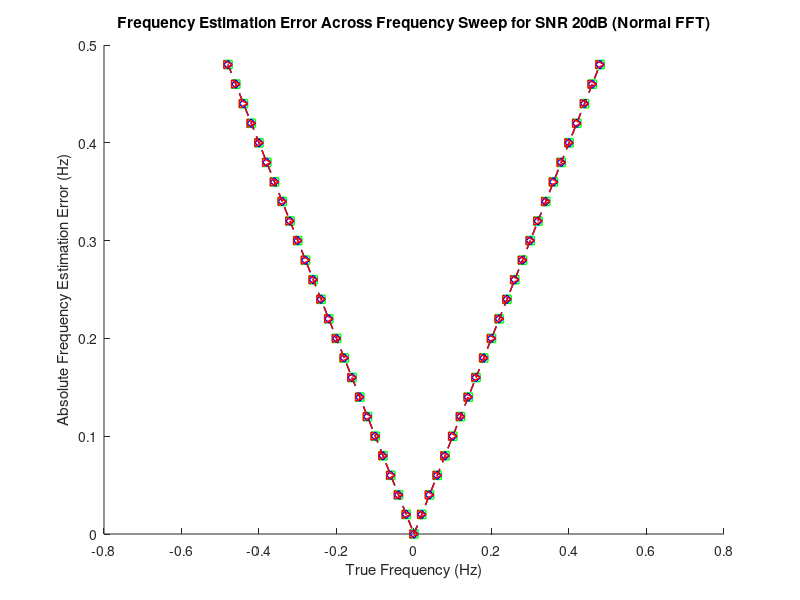
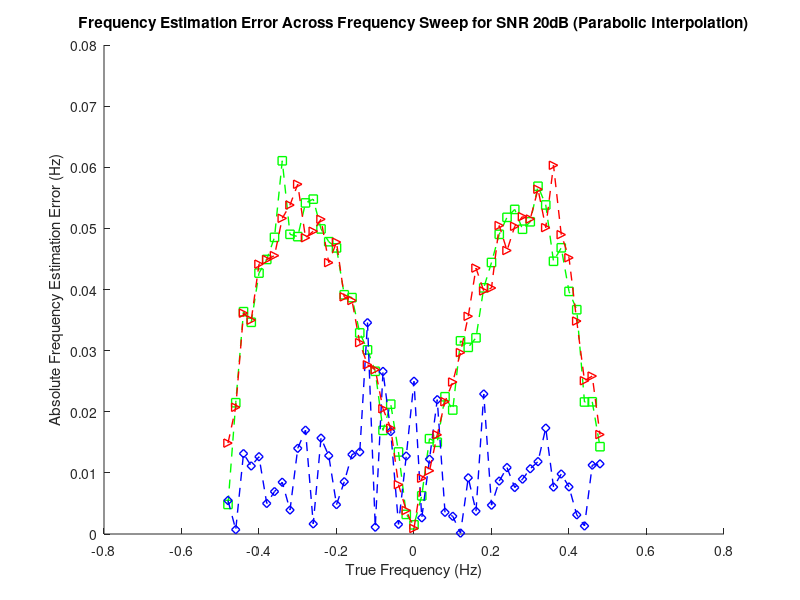
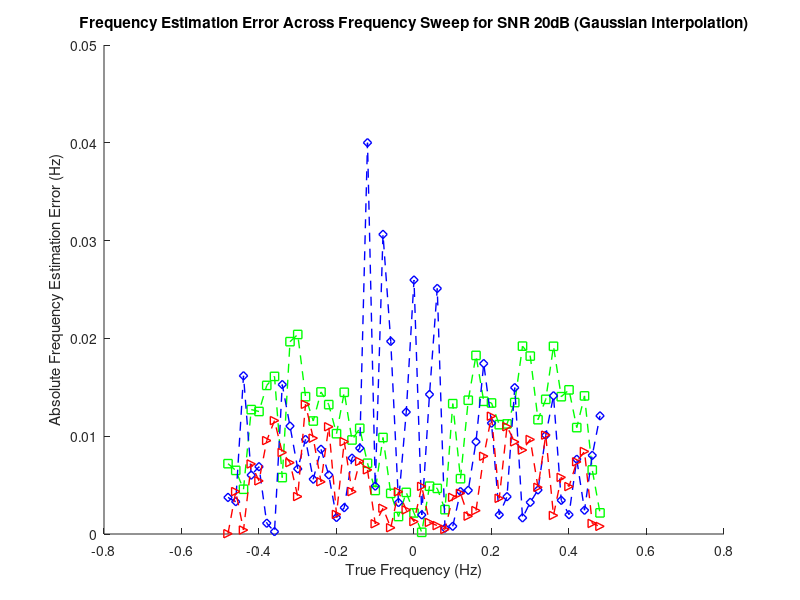
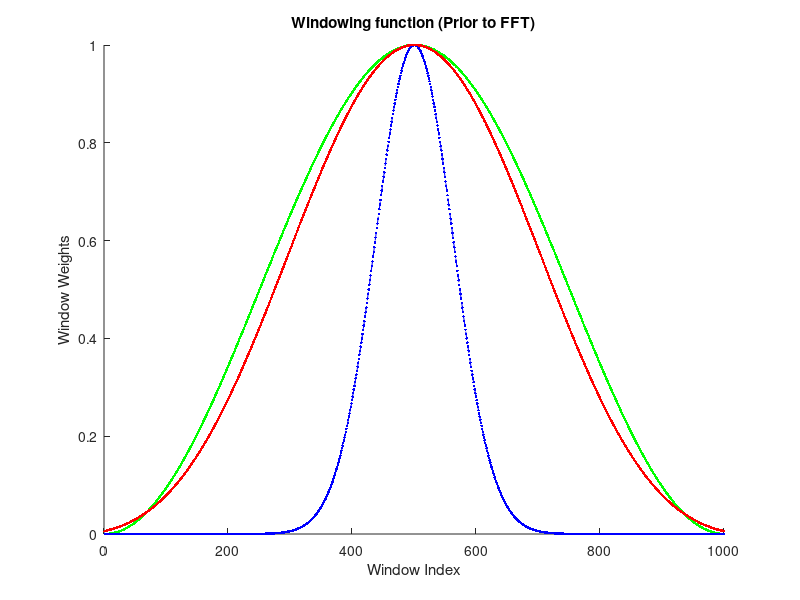

The MATLAB source for these figures, in order: (Note: this script raises an error after producing the figures.)
%% %%%%%%%%%%%%%%%%%%%%%%%%%%%%%%%%%%%%%%%%
%% Description: DSP Project (RMS)
%% Developers: Pramod Kumar (Sr.No.: 24997), Amrit Lal (Sr.No.: 24608) 
%% M.Tech (SP) 2024-26  IISc Bangalore
%% Start Date: 11/10/2024
%% Code Status: Completed
%% Remarks: Nil
%% Start Code
clc;clear all;close all;
% Parameters
fs = 1000;                  % Sampling frequency (Hz)
T = 1;                      % Duration (s)
A = 1;                      % Amplitude of the sine wave
SNR = 20;                   % Signal-to-noise ratio (dB)
N_fft = 1000;                % Number of points for FFT
freq_under_analysis=100 * fs / N_fft ;
freq_start = freq_under_analysis- fs / (2 * N_fft);  % Start frequency of the sweep (Hz)
freq_end = freq_under_analysis + fs / (2 * N_fft);    % End frequency of the sweep (Hz)
freq_step = 0.02;            % Step size for frequency sweep (Hz)
% Window types
window_types = {'hanning', 'gausswin', 'kaiser', 'cosine'};

%Initial plot conditions
figure(1);hold on;
figure(2);hold on;
figure(3);hold on;
figure(4);hold on;
colors = {'--gsquare','--bdiamond','--r>','--k.'};
colors2 = {'--g.','--b.','--r.','--k.'};
% Time vector
t = 0:1/fs:T-1/fs;

% Frequency vector for FFT output
f = fs * (0:(N_fft/2)) / N_fft;

% Initialize arrays for storing true and estimated frequencies
true_frequencies = freq_start+0.02:freq_step:freq_end-0.02;
estimated_frequencies = zeros(size(true_frequencies));
estimated_frequencies_int = zeros(size(true_frequencies));
estimated_frequencies_int2 = zeros(size(true_frequencies));

% Apply Window using inbuilt/generated functions
for j=1:4
    if j==1
        % N = length(noisy_signal);           % Number of samples
        % window = rectwin(N_fft);
        window =hanning(N_fft,'periodic'); % Generate Hanning window with parameter periodic
    elseif j==2
        window = gausswin(N_fft, 8);   % Generate Gaussian window with parameter alpha=8
    elseif j==3
        window = kaiser(N_fft,7);  % Generate Kaiser window with parameter r=7
    elseif j==4
        window  = cosine_window(N_fft); % Generate Cosine window with parameter 4T1
    end
    % Loop through each frequency in the sweep        
    for idx = 1:length(true_frequencies)
        f_sine = true_frequencies(idx);     % Current frequency in sweep
    
        % Generate sinewave
        signal = A * sin(2 * pi * f_sine * t);
    
        % Add AWGN
        noisy_signal = awgn(signal, SNR, 'measured');
    
    
        % Apply window to the signal
        windowed_signal = noisy_signal(1:N_fft) .* window';
    
        % FFT of the windowed signal with N_fft points
        Y = fft(windowed_signal, N_fft);
        Y = abs(Y / N_fft);                     % Normalize the FFT output
        Y = Y(1:N_fft/2+1);                     % Single-sided spectrum
        Y(2:end-1) = 2 * Y(2:end-1);            % Double amplitude for single-sided
    
        % Convert to decibel scale
        Y_dB = 20 * log10(Y);
    
     
        % Estimate the frequency by finding the peak
        [~, peak_idx] = max(Y);
        estimated_frequencies(idx) = f(peak_idx);

        % Parabolic and gaussian interpolation
        if 2*Y(peak_idx)>Y(peak_idx+1)+Y(peak_idx-1)
            fprintf('Parabolic and Gaussian Interpolation condition is saisfied for %.2f Hz\n', f_sine);
            % Parabolic interpolation
            delta=(Y(peak_idx+1)- Y(peak_idx-1))/(2*(2*Y(peak_idx)-Y(peak_idx+1)-Y(peak_idx-1)));
            peak_idx_int=peak_idx+delta;
            estimated_frequencies_int(idx) = fs*(peak_idx_int-1)/N_fft;
            % fprintf('Parabolic and Gaussian Interpolation condition is saisfied for %.2f Hz\n', f_sine);
            
            % Gaussian interpolation
            delta2=log(Y(peak_idx+1)/Y(peak_idx-1))/(2*log((Y(peak_idx)^2)/(Y(peak_idx+1)*Y(peak_idx-1))));
            peak_idx_int2=peak_idx+delta2;
            estimated_frequencies_int2(idx) = fs*(peak_idx_int2-1)/N_fft;
        else
            disp('Parabolic Interpolation condition is Not saisfied...')
            estimated_frequencies_int(idx) = 0;
            estimated_frequencies_int2(idx) = 0;
        end
    end
% Labeling the plot
% figure(1);
% xlabel('Frequency (Hz)');
% ylabel('Magnitude (dB)');
% title('Magnitude Spectrum of Windowed Noisy Signal (dB Scale) for Frequency Sweep');
% legend;

% Calculate RMS error
frequency_errors = true_frequencies - estimated_frequencies;
rms_error = sqrt(mean(frequency_errors.^2));

% Calculate RMS error for interpolated peak in case of parabolic
frequency_errors1 = true_frequencies - estimated_frequencies_int;
rms_error1 = sqrt(mean(frequency_errors1.^2));

% Calculate RMS error for interpolated peak in case of gaussian
frequency_errors2 = true_frequencies - estimated_frequencies_int2;
rms_error2 = sqrt(mean(frequency_errors2.^2));

% Display RMS error value
fprintf('RMS Error of Frequency Estimation: %.2f Hz\n', rms_error);
fprintf('RMS Error of Interpolated Frequency Estimation: %.2f Hz\n', rms_error1);
fprintf('Bin Size: %.4f Hz\n', fs/N_fft);

% Plot frequency estimation error for normal FFT
figure(1);
% analysis freq is normalized to correlate results with paper results %pramod
plot(true_frequencies-freq_under_analysis,  abs(frequency_errors), colors{j}, 'DisplayName', sprintf('%s (Parabolic Interpolation)', window_types{j}), 'LineWidth', 1);
xlabel('True Frequency (Hz)');
ylabel('Absolute Frequency Estimation Error (Hz)');
title('Frequency Estimation Error Across Frequency Sweep for SNR 20dB (Normal FFT)');

% Plot frequency estimation error for parabolic
figure(2);
plot(true_frequencies-freq_under_analysis,  abs(frequency_errors1), colors{j}, 'DisplayName', sprintf('%s (Parabolic Interpolation)', window_types{j}), 'LineWidth', 1);
xlabel('True Frequency (Hz)');
ylabel('Absolute Frequency Estimation Error (Hz)');
title('Frequency Estimation Error Across Frequency Sweep for SNR 20dB (Parabolic Interpolation)');


% Plot frequency estimation error for gaussian
figure(3);
plot(true_frequencies-freq_under_analysis,  abs(frequency_errors2), colors{j}, 'DisplayName', sprintf('%s (Gaussian Interpolation)', window_types{j}), 'LineWidth', 1);
xlabel('True Frequency (Hz)');
ylabel('Absolute Frequency Estimation Error (Hz)');
title('Frequency Estimation Error Across Frequency Sweep for SNR 20dB (Gaussian Interpolation)');


% Windows plots
figure(4);
plot(window, colors2{j});
xlabel('Window Index');
ylabel('Window Weights');
title('Windowing function (Prior to FFT)');
end
figure (1);
legend('Hannaing Window','Gaussian Window','Kaiser window','Cosine window');
grid minor;
figure (2);
legend('Hannaing Window','Gaussian Window','Kaiser window','Cosine window');
grid minor;
figure (3);
legend('Hannaing Window','Gaussian Window','Kaiser window','Cosine window');
grid minor;
figure (4);
legend('Hannaing Window','Gaussian Window','Kaiser window','Cosine window');
grid minor;
